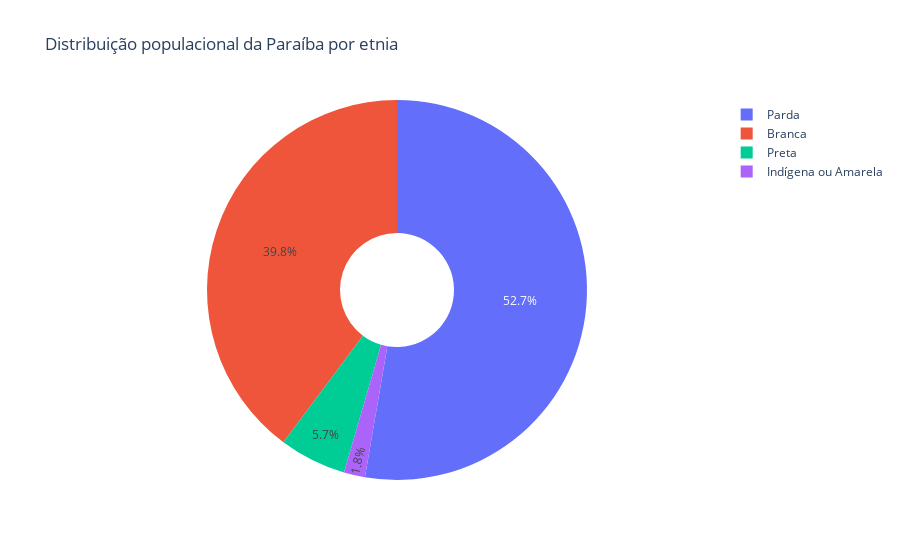

This figure's notebook cell:
### Markdown cell above
O primeiro gráfico acima mostra a porcentagem de doses da vacina contra a COVID-19 aplicadas para cada grupo étnico. Ele lida com o número absoluto de vacinações, isto é, cada dose, independente da classificação (1ª dose, dose de reforço, etc) ou do fabricante, contará na frequência de vacinação. Desse modo, percebemos que, de acordo com os dados, a maioria dos vacinados na Paraíba se autodeclaram pardos, seguidos dos autodeclarados brancos, e amarelos.

### Code cell
ethinicities_pop_list = ['Indígena ou Amarela', 'Branca', 'Parda', 'Preta']
ethinicities_pop_percentages_list = [1.8, 39.8, 52.7, 5.7]

fig = go.Figure(data=[go.Pie(labels = ethinicities_pop_list,
                            values=ethinicities_pop_percentages_list, hole=.3)])
fig.update_layout(title = "Distribuição populacional da Paraíba por etnia")
fig.show()

### Figure 1 — Plotly figure (JSON) as saved in the notebook; plotly's stock layout.template omitted (floating-point values rounded to 4 significant figures)
{"data": [{"hole": 0.3, "labels": ["Indígena ou Amarela", "Branca", "Parda", "Preta"], "type": "pie", "values": [1.8, 39.8, 52.7, 5.7]}], "layout": {"title": {"text": "Distribuição populacional da Paraíba por etnia"}}}
